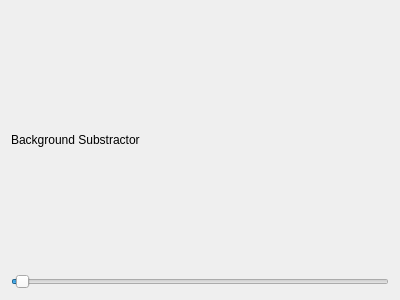
<?xml version="1.0" encoding="UTF-8"?>
<ui version="4.0">
 <class>BackgroundSubstractorWidget</class>
 <widget class="QWidget" name="BackgroundSubstractorWidget">
  <property name="geometry">
   <rect>
    <x>0</x>
    <y>0</y>
    <width>400</width>
    <height>300</height>
   </rect>
  </property>
  <property name="windowTitle">
   <string>Form</string>
  </property>
  <layout class="QHBoxLayout" name="horizontalLayout">
   <item>
    <layout class="QVBoxLayout" name="backgroundLayout">
     <item>
      <widget class="QLabel" name="label">
       <property name="text">
        <string>Background Substractor</string>
       </property>
      </widget>
     </item>
     <item>
      <widget class="QSlider" name="horizontalSlider">
       <property name="maximum">
        <number>100</number>
       </property>
       <property name="singleStep">
        <number>1</number>
       </property>
       <property name="value">
        <number>1</number>
       </property>
       <property name="orientation">
        <enum>Qt::Horizontal</enum>
       </property>
      </widget>
     </item>
    </layout>
   </item>
  </layout>
 </widget>
 <resources/>
 <connections/>
</ui>
